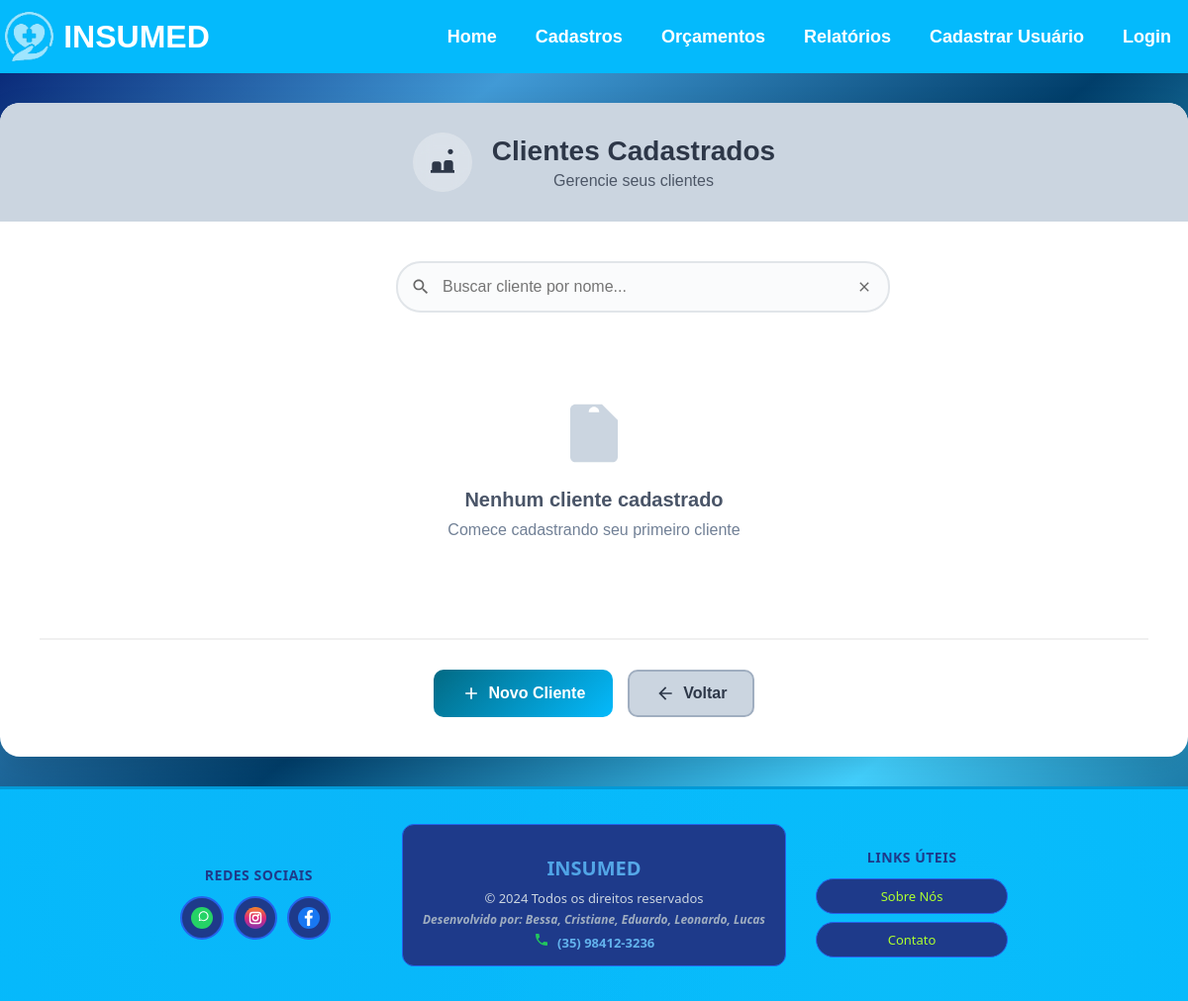
The page /clientes/lista/ on the database as committed earlier.
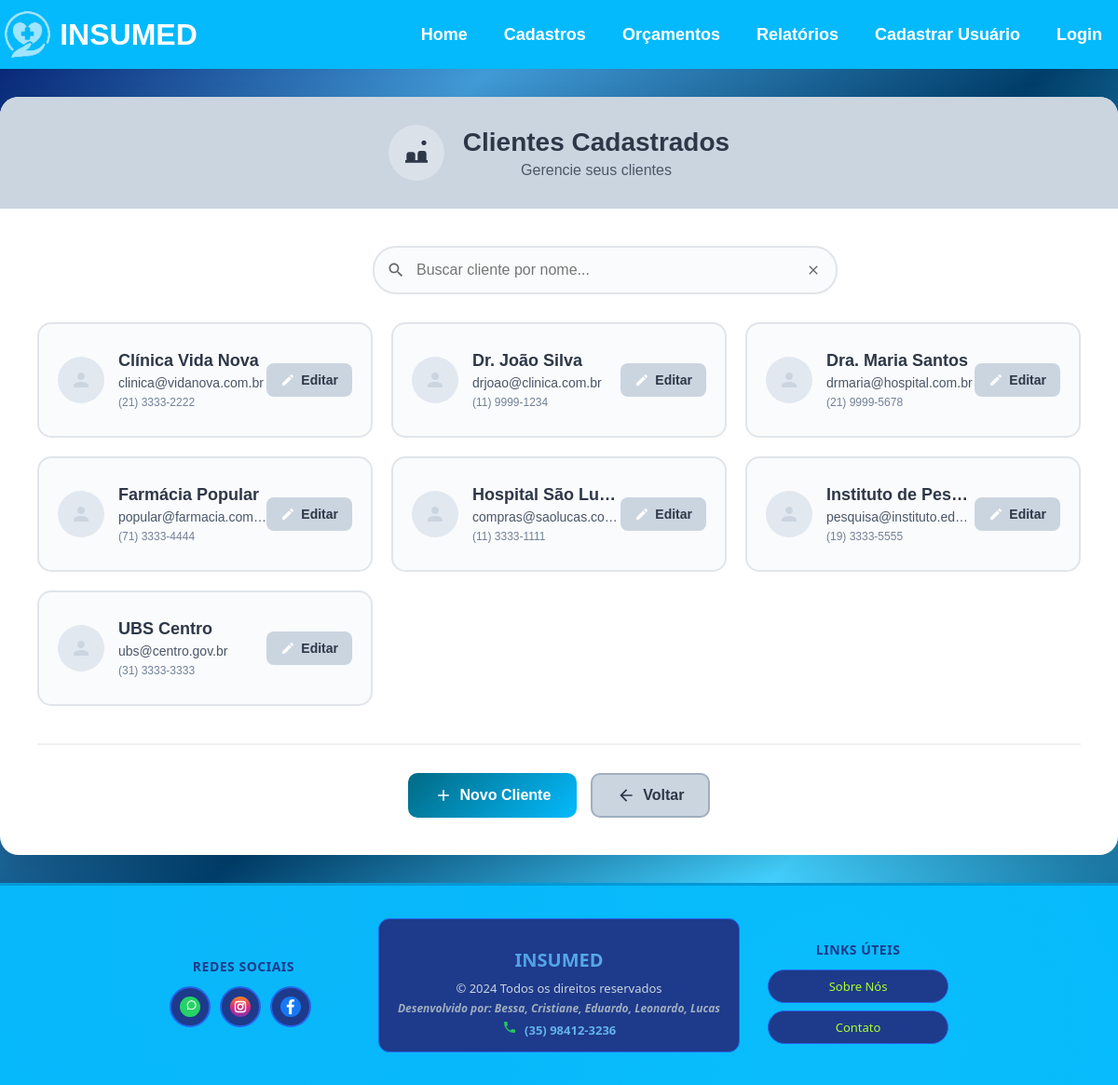
The same page on the database as committed later.
### app/models.py (models this page shows, shortened)
class Cliente(models.Model):
    nome = models.CharField(max_length=200)
    cpf = models.CharField(max_length=20)  # Usar CharField pois pode conter caracteres especiais
    endereco = models.CharField(max_length=200)
    bairro = models.CharField(max_length=200)
    complemento = models.CharField(max_length=200, blank=True, null=True)  # Pode ser opcional
    data_nascimento = models.DateField()
    cidade = models.CharField(max_length=200)
    uf = models.CharField(max_length=2)
    cep = models.CharField(max_length=10)  # Também CharField por conta do formato
    email = models.EmailField(max_length=200)  # Melhor usar EmailField para validação
    telefone = models.CharField(max_length=20)

### app/views.py (the view)
# urls.py: path('clientes/lista/', views.lista_cliente, name='lista_cliente'),
def lista_cliente(request):
    filtro = request.GET.get('filtro')
    if filtro:
        clientes = Cliente.objects.filter(nome__icontains=filtro).order_by('nome')
    else:
        clientes = Cliente.objects.all().order_by('nome')
    return render(request, 'lista_cliente.html', {
        'clientes': clientes,
        'filtro': filtro
    })

### app/context_processors.py (called while the page is built)
def usuario_logado(request):
    try:
        context = {
            'usuario_logado': 'usuario_logado' in request.session,
            'admin_logado': 'admin_logado' in request.session,
            'notificacoes_count': 0
        }
        return context
    except Exception:
        return {
            'usuario_logado': False,
            'admin_logado': False,
            'notificacoes_count': 0
        }

### app/templates/lista_cliente.html (shortened to what this page needs)
{% extends 'base.html' %}
{% block content %}
<div class="lista-clientes-container">
    <div class="header-section">
        <div class="icon-title">
            <div class="icon-circle">
                <svg width="32" height="32" viewBox="0 0 24 24" fill="none">
                    <path d="M16 4c0-1.11.89-2 2-2s2 .89 2 2-.89 2-2 2-2-.89-2-2zM4 18v-4.5c0-1.1.9-2 2-2h3c1.1 0 2 .9 2 2V18h2v-5.5c0-1.1.9-2 2-2h3c1.1 0 2 .9 2 2V18h1v2H3v-2h1z" fill="#2d3748"/>
                </svg>
            </div>
            <div>
                <h1>Clientes Cadastrados</h1>
                <p>Gerencie seus clientes</p>
            </div>
        </div>
    </div>
    <div class="content-section">
        <div class="filter-section">
            <div class="search-box">
                <input type="text" id="filtroCliente" placeholder="Buscar cliente por nome...">
                <button onclick="limparFiltro()" class="clear-btn">
                    <svg width="16" height="16" viewBox="0 0 24 24" fill="none">
                        <path d="M19 6.41L17.59 5 12 10.59 6.41 5 5 6.41 10.59 12 5 17.59 6.41 19 12 13.41 17.59 19 19 17.59 13.41 12z" fill="#666"/>
                    </svg>
                </button>
            </div>
        </div>
        <div class="clientes-grid" id="listaClientes">
            {% for cliente in clientes %}
                <div class="cliente-card" data-nome="{{ cliente.nome|lower }}">
                    <div class="cliente-info">
                        <div class="cliente-avatar">
                            <svg width="24" height="24" viewBox="0 0 24 24" fill="none">
                                <path d="M12 12c2.21 0 4-1.79 4-4s-1.79-4-4-4-4 1.79-4 4 1.79 4 4 4zm0 2c-2.67 0-8 1.34-8 4v2h16v-2c0-2.66-5.33-4-8-4z" fill="#cbd5e0"/>
                            </svg>
                        </div>
                        <div class="cliente-details">
                            <h3>{{ cliente.nome }}</h3>
                            <p>{{ cliente.email }}</p>
                            <small>{{ cliente.telefone|default:"Sem telefone" }}</small>
                        </div>
                    </div>
                    <div class="cliente-actions">
                        <a href="{% url 'editar_cliente' cliente.id %}" class="btn-edit">
                            <svg width="16" height="16" viewBox="0 0 24 24" fill="none">
                                <path d="M3 17.25V21h3.75L17.81 9.94l-3.75-3.75L3 17.25zM20.71 7.04c.39-.39.39-1.02 0-1.41l-2.34-2.34c-.39-.39-1.02-.39-1.41 0l-1.83 1.83 3.75 3.75 1.83-1.83z" fill="white"/>
                            </svg>
                            Editar
                        </a>
                    </div>
                </div>
            {% empty %}
                <div class="empty-state" id="nenhumCliente">
                    <svg width="64" height="64" viewBox="0 0 24 24" fill="none">
                        <path d="M12 2C13.1 2 14 2.9 14 4C14 5.1 13.1 6 12 6C10.9 6 10 5.1 10 4C10 2.9 10.9 2 12 2ZM21 9V7L15 1H5C3.89 1 3 1.89 3 3V21C3 22.11 3.89 23 5 23H19C20.11 23 21 22.11 21 21V9M19 9H14V4H5V21H19V9Z" fill="#cbd5e0"/>
                    </svg>
                    <h3>Nenhum cliente cadastrado</h3>
                    <p>Comece cadastrando seu primeiro cliente</p>
                </div>
            {% endfor %}
        </div>
        <div class="actions-section">
            <a href="{% url 'clientes' %}" class="btn-primary">
                <svg width="20" height="20" viewBox="0 0 24 24" fill="none">
                    <path d="M19 13h-6v6h-2v-6H5v-2h6V5h2v6h6v2z" fill="white"/>
                </svg>
                Novo Cliente
            </a>
            <a href="{% url 'home' %}" class="btn-secondary">
                <svg width="20" height="20" viewBox="0 0 24 24" fill="none">
                    <path d="M20 11H7.83l5.59-5.59L12 4l-8 8 8 8 1.41-1.41L7.83 13H20v-2z" fill="#2d3748"/>
                </svg>
                Voltar
            </a>
        </div>
    </div>
</div>
{% endblock %}

### app/templates/base.html (shortened to what this page needs)
<!DOCTYPE html>
<html lang="pt-br">
<head>
    {% load static %}
    <link rel="stylesheet" href="{% static 'css/style.css' %}">
</head>
<body>
    <header>
        <div class="logo-header">
            <img src="{% static 'images/insumed_icon.png' %}" alt="insumed_icon">
            <h1 class="insumed">INSUMED</h1>
        </div>
        <nav class="desktop-nav">
            <ul>
                {% if admin_logado %}
                    <li><a href="{% url 'lista_suporte' %}">Suporte</a></li>
                    <li><a href="{% url 'usuarios_cadastrados' %}">Usuários Cadastrados</a></li>
                    <li><a href="{% url 'admin_logout' %}">Sair Admin</a></li>
                {% else %}
                    <li><a href="/">Home</a></li>
                    <div class="dropdown">
                        <li><a href="#" onclick="return false;">Cadastros</a></li>
                    </div>
                    <div class="dropdown">
                        <li><a href="#" onclick="return false;">Orçamentos</a></li>
                    </div>
                    <div class="dropdown">
                        <li><a href="#" onclick="return false;">Relatórios</a></li>
                    </div>
                    {% if usuario_logado %}
                        <li><a href="{% url 'minha_conta' %}">Minha Conta</a></li>
                        <li><a href="{% url 'logout' %}">Sair</a></li>
                        <li style="position: relative;">
                            <button onclick="toggleNotifications()" style="background: none; border: none; cursor: pointer; position: relative; padding: 5px;">
                                <svg width="28" height="28" viewBox="0 0 24 24" fill="none" xmlns="http://www.w3.org/2000/svg">
                                    <path d="M12 2C13.1 2 14 2.9 14 4C14 4.74 13.6 5.39 13 5.73V7C13 10.76 16.05 13.81 19.81 14H4.19C7.95 13.81 11 10.76 11 7V5.73C10.4 5.39 10 4.74 10 4C10 2.9 10.9 2 12 2ZM21 16V17H3V16L5 14V7C5 3.69 7.69 1 11 1H13C16.31 1 19 3.69 19 7V14L21 16ZM9.5 18H14.5C14.5 19.66 13.16 21 11.5 21H12.5C10.84 21 9.5 19.66 9.5 18Z" fill="white"/>
                                </svg>
                                <span id="notificationCounter" style="position: absolute; top: 0; right: 0; background: white; color: #ff0000; border-radius: 50%; min-width: 16px; height: 16px; font-size: 10px; display: none; align-items: center; justify-content: center; font-weight: bold; border: 2px solid #013e6a;">0</span>
                            </button>
                            <div id="notificationDropdown" style="display: none; position: fixed; top: 80px; right: 20px; background: white; border: 1px solid #ccc; width: 320px; padding: 15px; box-shadow: 0 2px 10px rgba(0,0,0,0.2); z-index: 99999; max-height: 400px; overflow-y: auto;">
                                <h3 style="margin: 0 0 10px 0; color: #333; text-align: center; font-size: 18px;">Notificações de Estoque</h3>
                                <div style="margin-bottom: 10px; display: flex; gap: 3px; justify-content: space-between;">
                                    <button onclick="zerarContador()" style="background: #dc3545; color: white; border: none; padding: 4px 6px; border-radius: 3px; font-size: 10px; flex: 1;">Marcar Todas como Lidas</button>
                                    <button onclick="marcarTodasNaoLidas()" style="background: #28a745; color: white; border: none; padding: 4px 6px; border-radius: 3px; font-size: 10px; flex: 1;">Marcar como Não Lidas</button>
                                    <button onclick="descartarTodas()" style="background: #6c757d; color: white; border: none; padding: 4px 6px; border-radius: 3px; font-size: 10px; flex: 1;">Descartar Todas</button>
                                </div>
                                <div id="notificationContent">
                                    <div style="text-align: center; padding: 20px; color: #666;">Carregando...</div>
                                </div>
                            </div>
                        </li>
                    {% else %}
                        <li><a href="{% url 'cadastrar_usuario' %}">Cadastrar Usuário</a></li>
                        <li><a href="{% url 'login' %}">Login</a></li>
                    {% endif %}
                {% endif %}
            </ul>
        </nav>
    </header>
    <main>
        {% block content %}
        {% endblock %}
    </main>
    <footer class="footer-premium">
        <div class="footer-container">
            <div class="social-section">
                <h3 class="footer-title">Redes Sociais</h3>
                <div class="social-links">
                    <a href="https://wa.me/5535997548034" target="_blank" class="social-link" title="WhatsApp">
                        <img src="{% static 'images/whatsapp.svg' %}" alt="WhatsApp">
                    </a>
                    <a href="https://instagram.com/insumed" target="_blank" class="social-link" title="Instagram">
                        <img src="{% static 'images/instagram.svg' %}" alt="Instagram">
                    </a>
                    <a href="https://facebook.com/insumed" target="_blank" class="social-link" title="Facebook">
                        <img src="{% static 'images/facebook.svg' %}" alt="Facebook">
                    </a>
                </div>
            </div>
            <div class="info-section">
                <div class="company-info">
                    <h3>INSUMED</h3>
                    <p class="copyright">© 2024 Todos os direitos reservados</p>
                    <p class="developers">Desenvolvido por: Bessa, Cristiane, Eduardo, Leonardo, Lucas</p>
                    <p class="phone"> (35) 98412-3236</p>
                </div>
            </div>
            {% if not admin_logado %}
            <div class="links-section">
                <h3 class="footer-title">Links Úteis</h3>
                <div class="quick-links">
                    <a href="{% url 'sobre_nos' %}" class="footer-link" style="color: greenyellow;">Sobre Nós</a>
                    <a href="{% url 'criar_suporte' %}" class="footer-link" style="color: greenyellow;">Contato</a>
                </div>
            </div>
            {% endif %}
        </div>
    </footer>
</body>
</html>

### static/css/style.css (style rules this page uses)
body { margin: 0; font-family: Arial, sans-serif; background-image: linear-gradient(to left top, #013e6a ,#43d1ff , #013e6a ,#419ad6, #01186a); background-repeat: no-repeat; background-size: cover; background-attachment: fixed; display: flex; flex-direction: column; min-height: 100vh; }
header { background-color: #04bafc; width: 100%; display: flex; justify-content: space-between; align-items: center; padding: 12px 20px; box-sizing: border-box; overflow: visible; }
@media screen and (max-width: 1400px) { header { width: 100vw !important; padding: 12px 5px !important; box-sizing: border-box !important; margin: 0 !important; position: relative !important; left: 0 !important; right: 0 !important; } }
header img { height: 50px; width: auto; margin-right: 10px; }
.insumed { font-family:Verdana, Geneva, Tahoma, sans-serif; font-size: 2em; color: white; margin: 0; flex-shrink: 0; }
.logo-header { display: flex; align-items: center; }
nav { overflow: visible; }
nav ul { list-style: none; margin: 0; padding: 0; display: flex; gap: 15px; white-space: nowrap; }
nav ul li a { text-decoration: none; color: white; font-weight: bold; padding: 8px 12px; border-radius: 4px; transition: background-color 0.3s ease; }
main { flex: 1; }
footer { color: white; font-family: 'Segoe UI', Tahoma, Geneva, Verdana, sans-serif; font-weight: bold; display: flex; justify-content: space-between; flex-wrap: wrap; padding: 15px 20px; width: 100%; box-sizing: border-box; margin-top: auto; }
footer a { color: #4fc3f7; text-decoration: none; transition: color 0.3s ease; }
footer p { margin: 5px 3px; font-size: 1.2em; }
.btn-primary { background: #007bff; color: white; padding: 10px 20px; border: none; border-radius: 8px; cursor: pointer; font-weight: bold; }
footer { font-size: 16px !important; }
nav ul li a { font-size: 18px !important; }
.dropdown { position: relative; display: inline-block; }

Rows that differ between the two databases and show on the page:
added Cliente: nome "Clínica Vida Nova", email "clinica@vidanova.com.br", telefone "(21) 3333-2222"
added Cliente: nome "Dr. João Silva", email "drjoao@clinica.com.br", telefone "(11) 9999-1234"
added Cliente: nome "Dra. Maria Santos", email "drmaria@hospital.com.br", telefone "(21) 9999-5678"
added Cliente: nome "Farmácia Popular", email "popular@farmacia.com…", telefone "(71) 3333-4444"
added Cliente: nome "Hospital São Lu…", email "compras@saolucas.co…", telefone "(11) 3333-1111"
added Cliente: nome "Instituto de Pes…", email "pesquisa@instituto.ed…", telefone "(19) 3333-5555"
added Cliente: nome "UBS Centro", email "ubs@centro.gov.br", telefone "(31) 3333-3333"
Other text that changed with them:
text no longer shown: "Nenhum cliente cadastrado Comece cadastrando seu primeiro cliente"
